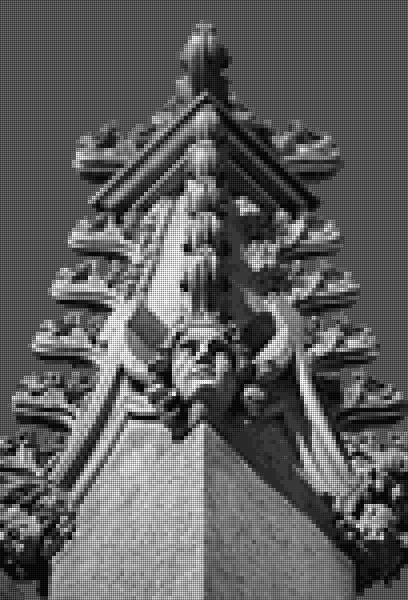
#> input picture assets/my_image_bayer.png, 408 x 600 px
$ jupyter execute BayerFilter.ipynb
#> lines starting #> are read from the running program, lines starting #| are printed output that depends on the picture
[cell 1]
import cv2
import numpy as np

[cell 2]
#this function was written by a computer vision course instructors
def visualize_image(figure_name: str, img: np.ndarray):
    cv2.imshow(figure_name, img)
    cv2.waitKey(0)
    cv2.destroyAllWindows()

[cell 3]
# TODO: Implement your own bayer image to RGB function
img = cv2.imread('./assets/my_image_bayer.png', cv2.IMREAD_GRAYSCALE)
#> img is the input picture: shape (600, 408); min 2, max 255, mean 95
#img=np.ones((2,2))
#visualize_image('img', img)
h, w= img.shape
#> h = 600; w = 408
my_RGB=np.zeros((h//2,w//2,3),dtype=np.uint8)
print(my_RGB.shape)
#| (300, 204, 3)
for i in range(0,h,2):
      for j in range(0,w,2):
            my_RGB[i//2,j//2,0]=img[i+1, j+1]
            my_RGB[i//2,j//2,1] = ((img[i, j+1]))
            my_RGB[i//2,j//2,2]=img[i, j]
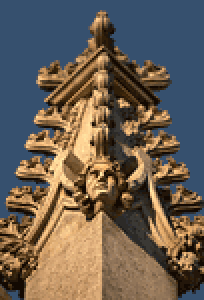
#> my_RGB: shape (300, 204, 3); mean of channels 0, 1, 2 83.1, 95.2, 106.5; drawn as B, G, R
visualize_image('my_RGB', my_RGB)

[cell 4]
# TODO: Implement function that convert RGB image to bayer image
# the image returned from the above code (RGB) imaged is passed into this section to be converted into bayer image
img = my_RGB
h, w, z = img.shape
#> h = 300; w = 204; z = 3
my_Bayer=np.zeros((h*2,w*2),dtype=np.uint8)
print(my_Bayer.shape)
#| (600, 408)
for i in range(0,h*2,2):
      for j in range(0,w*2,2):
            my_Bayer[i, j]= img[i//2, j//2, 2]
            my_Bayer[i+1,j]= img[i//2,j//2,1]
            my_Bayer[i,j+1]= img[i//2,j//2,1]
            my_Bayer[i+1, j+1]=img[i//2, j//2,0]
visualize_image('my_Bayer', my_Bayer)


$ run again, with assets/bayer_pattern_all.png copied over assets/my_image_bayer.png
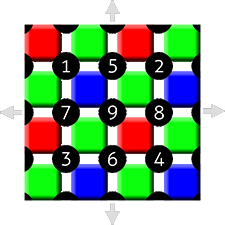
#> input picture assets/bayer_pattern_all.png, 225 x 225 px
#> `img = cv2.imread('./assets/my_image_bayer.png', cv2.IMREAD_GRAYSCALE)`:
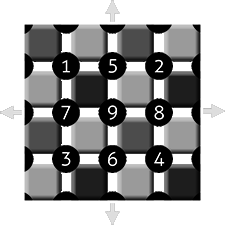
#> img: shape (225, 225); min 0, max 255, mean 160.9
#| (112, 112, 3)
#| (224, 224)
#> after the loop `for i in range(0,h*2,2):`:
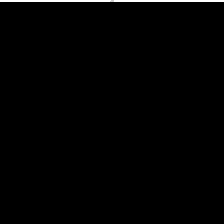
#> my_Bayer: shape (224, 224); min 0, max 255, mean 2.3

$ run again, with assets/hsv.png copied over assets/my_image_bayer.png
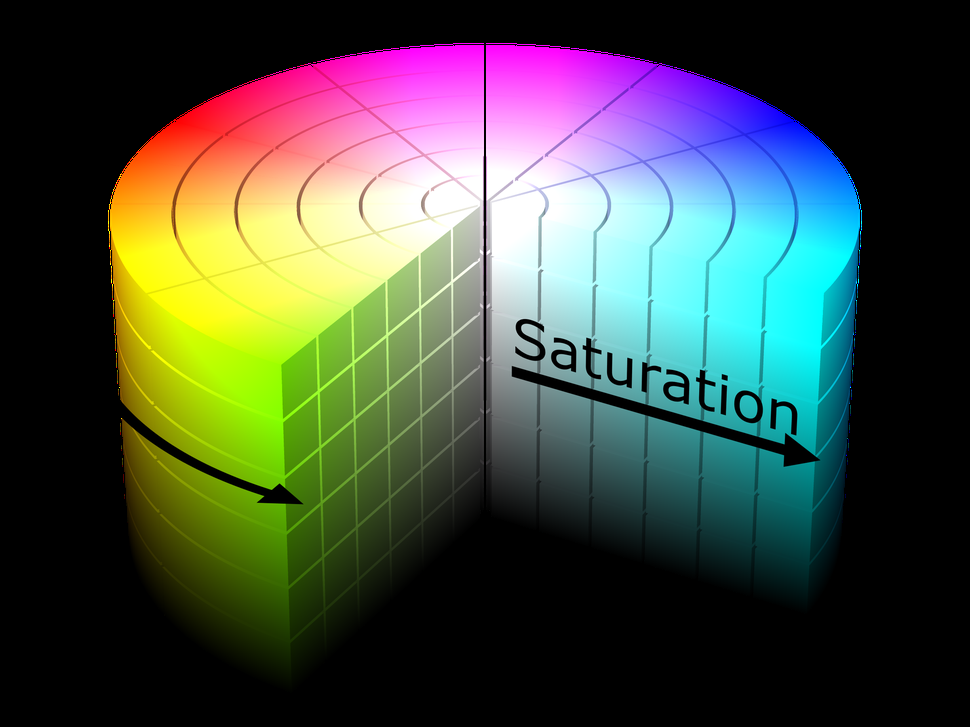
#> input picture assets/hsv.png, 970 x 727 px, shrunk from 2400 x 1800 before the run
#> `img = cv2.imread('./assets/my_image_bayer.png', cv2.IMREAD_GRAYSCALE)`:
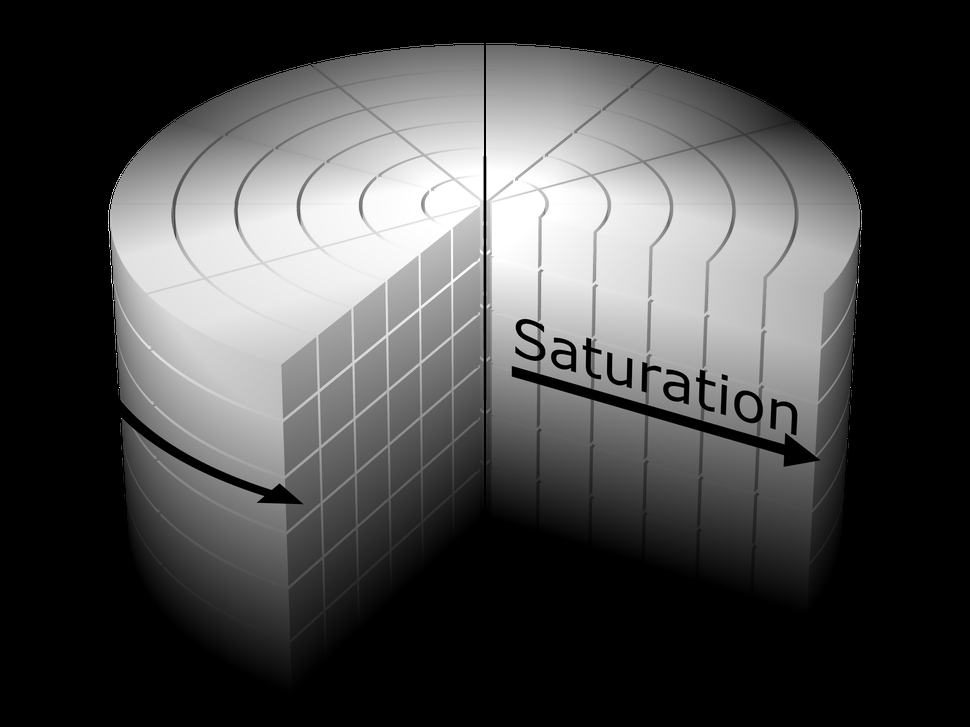
#> img: shape (727, 970); min 0, max 255, mean 72.1
#| (363, 485, 3)
#| (726, 970)
